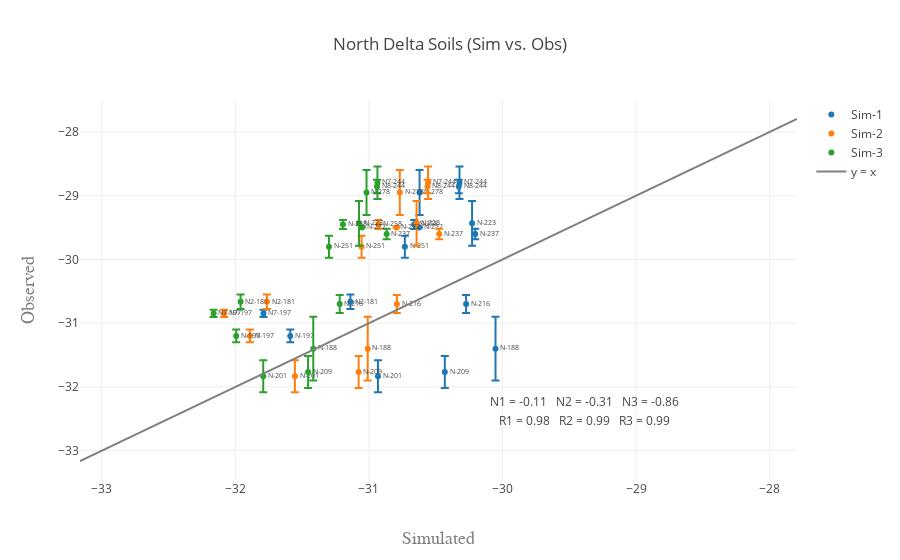

Write notebook code for a chart like this one.
### Code cell
data = []
df = delta_dat.loc[delta_dat['Transect'] == 'N']
for folder in range(1, folders + 1):
    df1 = df.loc[df['IDsim'] == ('Sim-' + str(folder))]
    trace = get_scatter(df1, test_var, sd, name=('Sim-' + str(folder)))
    data.append(trace)
    
data.append(get_xy_line(df, test_var, delta=True))

fig = go.Figure(data=data, layout=get_layout(df, test_var, folders, title='North Delta Soils (Sim vs. Obs)', delta=True))
iplot(fig)

### Figure 1 — Plotly figure (JSON) as saved in the notebook; plotly's stock layout.template omitted (floating-point values rounded to 4 significant figures)
{"data": [{"error_y": {"array": [0.1136, 0.05583, 0.2553, 0.1061, 0.5, 0.1, 0.2517, 0.2517, 0.1414, 0.3512, 0.08165, 0.1732, 0.07071, null, 0.3536], "symmetric": true, "type": "data"}, "mode": "markers+text", "name": "Sim-1", "text": ["N2-181", "N7-197", "N7-244", "N8-244", "N-188", "N-197", "N-201", "N-209", "N-216", "N-223", "N-237", "N-251", "N-258", "N-272", "N-278"], "textfont": {"size": 7}, "textposition": "right", "type": "scatter", "x": [-31.14, -31.79, -30.32, -30.33, -30.05, -31.59, -30.93, -30.43, -30.27, -30.23, -30.2, -30.73, -30.66, -30.62, -30.62], "y": [-30.66, -30.85, -28.8, -28.86, -31.4, -31.2, -31.83, -31.77, -30.7, -29.43, -29.6, -29.8, -29.45, -29.5, -28.95]}, {"error_y": {"array": [0.1136, 0.05583, 0.2553, 0.1061, 0.5, 0.1, 0.2517, 0.2517, 0.1414, 0.3512, 0.08165, 0.1732, 0.07071, null, 0.3536], "symmetric": true, "type": "data"}, "mode": "markers+text", "name": "Sim-2", "text": ["N2-181", "N7-197", "N7-244", "N8-244", "N-188", "N-197", "N-201", "N-209", "N-216", "N-223", "N-237", "N-251", "N-258", "N-272", "N-278"], "textfont": {"size": 7}, "textposition": "right", "type": "scatter", "x": [-31.76, -32.08, -30.56, -30.56, -31.01, -31.89, -31.55, -31.08, -30.79, -30.64, -30.47, -31.05, -30.93, -30.79, -30.77], "y": [-30.66, -30.85, -28.8, -28.86, -31.4, -31.2, -31.83, -31.77, -30.7, -29.43, -29.6, -29.8, -29.45, -29.5, -28.95]}, {"error_y": {"array": [0.1136, 0.05583, 0.2553, 0.1061, 0.5, 0.1, 0.2517, 0.2517, 0.1414, 0.3512, 0.08165, 0.1732, 0.07071, null, 0.3536], "symmetric": true, "type": "data"}, "mode": "markers+text", "name": "Sim-3", "text": ["N2-181", "N7-197", "N7-244", "N8-244", "N-188", "N-197", "N-201", "N-209", "N-216", "N-223", "N-237", "N-251", "N-258", "N-272", "N-278"], "textfont": {"size": 7}, "textposition": "right", "type": "scatter", "x": [-31.96, -32.16, -30.94, -30.94, -31.42, -31.99, -31.79, -31.46, -31.22, -31.07, -30.87, -31.3, -31.19, -31.05, -31.02], "y": [-30.66, -30.85, -28.8, -28.86, -31.4, -31.2, -31.83, -31.77, -30.7, -29.43, -29.6, -29.8, -29.45, -29.5, -28.95]}, {"marker": {"color": "grey", "opacity": 0.9}, "mode": "lines", "name": "y = x", "type": "scatter", "x": [-33.16, -27.8], "y": [-33.16, -27.8]}], "layout": {"annotations": [{"showarrow": false, "text": "R1 = 0.98\n \nR2 = 0.99\n \nR3 = 0.99\n \n", "x": -29.35, "y": -32.53}, {"showarrow": false, "text": "N1 = -0.11\n \nN2 = -0.31\n \nN3 = -0.86\n \n", "x": -29.35, "y": -32.23}], "showlegend": true, "title": "North Delta Soils (Sim vs. Obs)", "xaxis": {"title": "Simulated", "titlefont": {"color": "#7f7f7f", "family": "Courier New, monospace", "size": 18}}, "yaxis": {"title": "Observed", "titlefont": {"color": "#7f7f7f", "family": "Courier New, monospace", "size": 18}}}}
